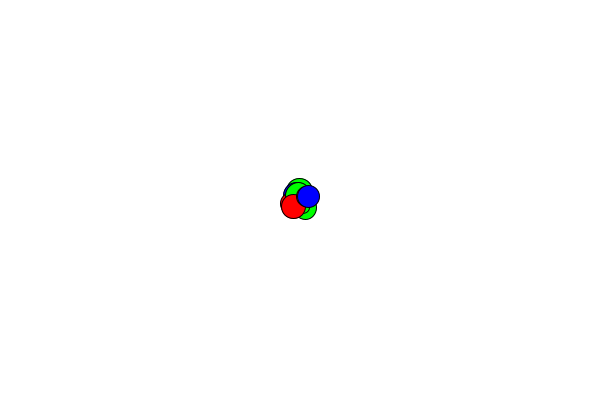
Frame 1 (no input)
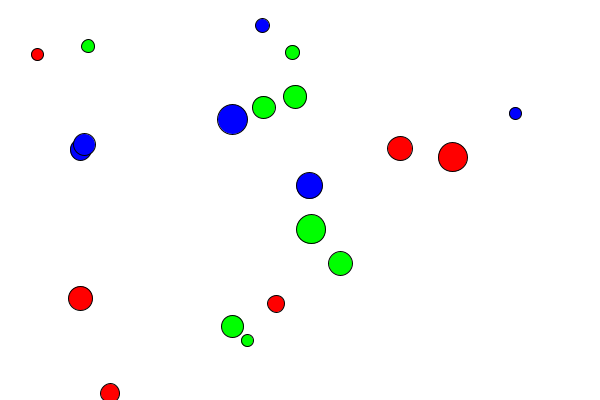
Frame 60 (the mouse pressed at the canvas centre just before this capture)
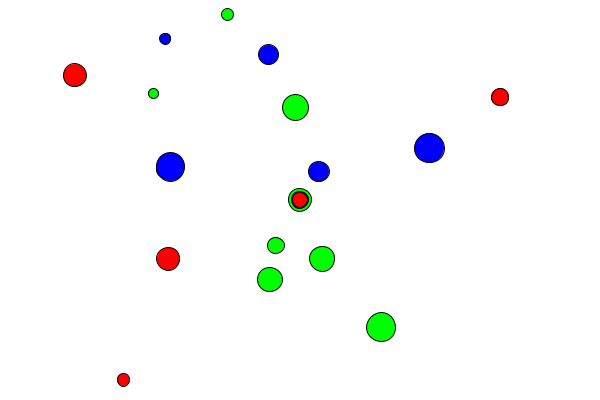
Frame 120 (the mouse held since frame 60 and released just before this capture)

The Processing sketch that drew these frames (run headless with seeded random() and noise(); from frame 60 on, the mouse is pressed at the canvas centre):

// Processing sketch: juan
// ── juan.pde
/* No hay una descripción general de lo que hará, ni como
se usa el programa
*/
//ArrayList<randm> puente =  new ArrayList<randm> (); ??


/////// TODA ESTO ES SOLO PARA EL COLOR //////
ArrayList < Particula > lista = new ArrayList < Particula > ();
Particula p;

int n, m; // descripción de uso

void setup() {
    size(600, 400);
    for (int i = 0; i < 20; i++) {
        p = new Particula(i);
        lista.add(p);
    }
}

void draw() {
    background(255);
    for (Particula a: lista) {
        a.show(n);
        a.mover(m);
        a.denuevo();
    }

    //-------------------------------------------
    // sin uso
    if (frameCount % 60 == 0) { // cuando el resto de la división sea 0
        //  m=int(random(2));
    }
    //-------------------------------------------
}

// descripción de uso
void keyPressed() {
    if (key == '1') {
        n = 1;
    } else if (key == '0') {
        n = 0;
    } else if (key == 'd') {
        m = 0;
    } else if (key == 'i') {
        m = 1;
    }
}

// ── Particula.pde
class Particula{
  color[] colores;
  color propioDelObjeto;
  int randomColor;

float x;
float y;
float velx;
float vely;
float tamano;

  Particula(int i){
    this.randomColor = int(random(3));// hara un random entre los 3 colores que hay
    colores = new color[3];//el numero es la cantidad que sale en i<3
    colores[0] = color(255,0,0);
    colores[1] = color(0,255,0);
    colores[2] = color(0,0,255);
    propioDelObjeto= color(127);
x= width/2;
y= height/2;

velx=random(-10,10);
vely=random(-10,10);

x += velx;
y += vely;

tamano = random(10,30);
  //  x = i*25 + 50;//posicion de x
  }

void show(int eleccion){

  if(eleccion== 0){
  fill(colores[randomColor]);
  ellipse(x,y,tamano,tamano);
}
else if (eleccion ==1){
//cuadrs rojos
  fill(colores[0]);
  rect(x,height/2,30,30);
}
}
void mover(int eleccion){
  if (eleccion == 0){
    x += velx;
    y += vely;
  }
  else if(eleccion == 1){
    x--;
  }
}
void denuevo(){
  if(x>width || x<0||y>height||y<0){
x = width/2;
y=height/2;
tamano = random(10,30);
propioDelObjeto = colores[int(random(3))];
 }
}
}
